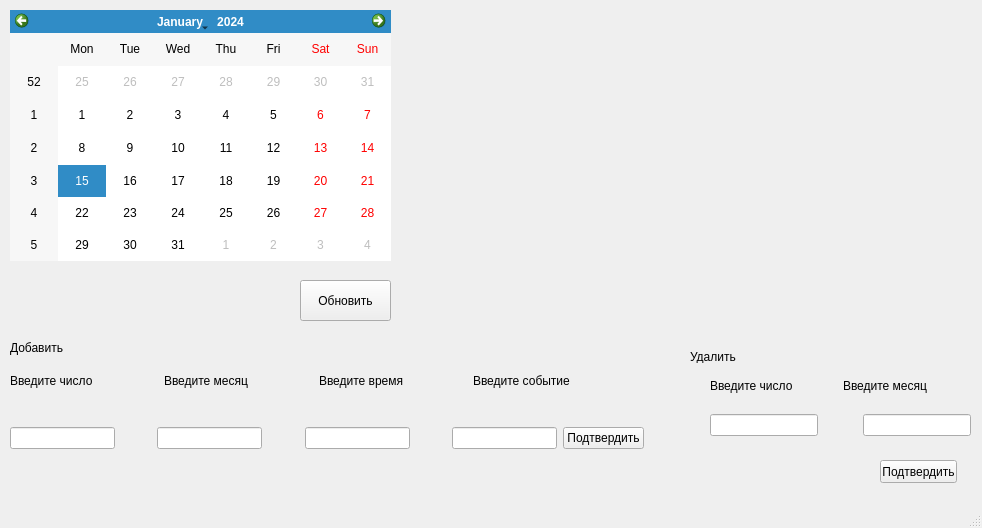
<?xml version="1.0" encoding="UTF-8"?>
<ui version="4.0">
 <class>MainWindow</class>
 <widget class="QMainWindow" name="MainWindow">
  <property name="geometry">
   <rect>
    <x>0</x>
    <y>0</y>
    <width>982</width>
    <height>528</height>
   </rect>
  </property>
  <property name="windowTitle">
   <string>MainWindow</string>
  </property>
  <widget class="QWidget" name="centralwidget">
   <widget class="QWidget" name="horizontalLayoutWidget">
    <property name="geometry">
     <rect>
      <x>10</x>
      <y>402</y>
      <width>671</width>
      <height>73</height>
     </rect>
    </property>
    <layout class="QHBoxLayout" name="horizontalLayout">
     <item>
      <widget class="QLineEdit" name="dateInput"/>
     </item>
     <item>
      <spacer name="horizontalSpacer_2">
       <property name="orientation">
        <enum>Qt::Horizontal</enum>
       </property>
       <property name="sizeHint" stdset="0">
        <size>
         <width>40</width>
         <height>20</height>
        </size>
       </property>
      </spacer>
     </item>
     <item>
      <widget class="QLineEdit" name="monthInput"/>
     </item>
     <item>
      <spacer name="horizontalSpacer">
       <property name="orientation">
        <enum>Qt::Horizontal</enum>
       </property>
       <property name="sizeHint" stdset="0">
        <size>
         <width>40</width>
         <height>20</height>
        </size>
       </property>
      </spacer>
     </item>
     <item>
      <widget class="QLineEdit" name="timeInput"/>
     </item>
     <item>
      <spacer name="horizontalSpacer_4">
       <property name="orientation">
        <enum>Qt::Horizontal</enum>
       </property>
       <property name="sizeHint" stdset="0">
        <size>
         <width>40</width>
         <height>20</height>
        </size>
       </property>
      </spacer>
     </item>
     <item>
      <widget class="QLineEdit" name="eventInput"/>
     </item>
     <item>
      <widget class="QPushButton" name="confirmButton">
       <property name="text">
        <string>Подтвердить</string>
       </property>
      </widget>
     </item>
     <item>
      <spacer name="horizontalSpacer_3">
       <property name="orientation">
        <enum>Qt::Horizontal</enum>
       </property>
       <property name="sizeHint" stdset="0">
        <size>
         <width>40</width>
         <height>20</height>
        </size>
       </property>
      </spacer>
     </item>
    </layout>
   </widget>
   <widget class="QCalendarWidget" name="calendarWidget">
    <property name="geometry">
     <rect>
      <x>10</x>
      <y>10</y>
      <width>381</width>
      <height>251</height>
     </rect>
    </property>
   </widget>
   <widget class="QWidget" name="horizontalLayoutWidget_2">
    <property name="geometry">
     <rect>
      <x>10</x>
      <y>360</y>
      <width>611</width>
      <height>41</height>
     </rect>
    </property>
    <layout class="QHBoxLayout" name="horizontalLayout_2">
     <item>
      <widget class="QLabel" name="dateLabel">
       <property name="text">
        <string>Введите число</string>
       </property>
      </widget>
     </item>
     <item>
      <widget class="QLabel" name="monthLabel">
       <property name="text">
        <string>Введите месяц</string>
       </property>
      </widget>
     </item>
     <item>
      <widget class="QLabel" name="dayLabel">
       <property name="text">
        <string>Введите время</string>
       </property>
      </widget>
     </item>
     <item>
      <widget class="QLabel" name="eventLabel">
       <property name="text">
        <string>Введите событие</string>
       </property>
      </widget>
     </item>
    </layout>
   </widget>
   <widget class="QPushButton" name="updateButton">
    <property name="geometry">
     <rect>
      <x>300</x>
      <y>280</y>
      <width>91</width>
      <height>41</height>
     </rect>
    </property>
    <property name="text">
     <string>Обновить</string>
    </property>
   </widget>
   <widget class="QWidget" name="verticalLayoutWidget">
    <property name="geometry">
     <rect>
      <x>410</x>
      <y>10</y>
      <width>561</width>
      <height>341</height>
     </rect>
    </property>
    <layout class="QVBoxLayout" name="verticalLayout"/>
   </widget>
   <widget class="QLabel" name="label">
    <property name="geometry">
     <rect>
      <x>10</x>
      <y>340</y>
      <width>61</width>
      <height>16</height>
     </rect>
    </property>
    <property name="text">
     <string>Добавить</string>
    </property>
   </widget>
   <widget class="QLabel" name="label_2">
    <property name="geometry">
     <rect>
      <x>690</x>
      <y>350</y>
      <width>47</width>
      <height>13</height>
     </rect>
    </property>
    <property name="text">
     <string>Удалить</string>
    </property>
   </widget>
   <widget class="QWidget" name="horizontalLayoutWidget_3">
    <property name="geometry">
     <rect>
      <x>710</x>
      <y>400</y>
      <width>261</width>
      <height>51</height>
     </rect>
    </property>
    <layout class="QHBoxLayout" name="horizontalLayout_3">
     <item>
      <widget class="QLineEdit" name="ddateInput"/>
     </item>
     <item>
      <spacer name="horizontalSpacer_5">
       <property name="orientation">
        <enum>Qt::Horizontal</enum>
       </property>
       <property name="sizeHint" stdset="0">
        <size>
         <width>40</width>
         <height>20</height>
        </size>
       </property>
      </spacer>
     </item>
     <item>
      <widget class="QLineEdit" name="dmonthInput"/>
     </item>
    </layout>
   </widget>
   <widget class="QWidget" name="horizontalLayoutWidget_4">
    <property name="geometry">
     <rect>
      <x>710</x>
      <y>370</y>
      <width>261</width>
      <height>31</height>
     </rect>
    </property>
    <layout class="QHBoxLayout" name="horizontalLayout_4">
     <item>
      <widget class="QLabel" name="label_3">
       <property name="text">
        <string>Введите число</string>
       </property>
      </widget>
     </item>
     <item>
      <spacer name="horizontalSpacer_6">
       <property name="orientation">
        <enum>Qt::Horizontal</enum>
       </property>
       <property name="sizeHint" stdset="0">
        <size>
         <width>40</width>
         <height>20</height>
        </size>
       </property>
      </spacer>
     </item>
     <item>
      <widget class="QLabel" name="label_4">
       <property name="text">
        <string>Введите месяц</string>
       </property>
      </widget>
     </item>
     <item>
      <spacer name="horizontalSpacer_7">
       <property name="orientation">
        <enum>Qt::Horizontal</enum>
       </property>
       <property name="sizeHint" stdset="0">
        <size>
         <width>40</width>
         <height>20</height>
        </size>
       </property>
      </spacer>
     </item>
    </layout>
   </widget>
   <widget class="QPushButton" name="deleteButton">
    <property name="geometry">
     <rect>
      <x>880</x>
      <y>460</y>
      <width>77</width>
      <height>23</height>
     </rect>
    </property>
    <property name="text">
     <string>Подтвердить</string>
    </property>
   </widget>
  </widget>
  <widget class="QMenuBar" name="menubar">
   <property name="geometry">
    <rect>
     <x>0</x>
     <y>0</y>
     <width>982</width>
     <height>21</height>
    </rect>
   </property>
  </widget>
  <widget class="QStatusBar" name="statusbar"/>
 </widget>
 <resources/>
 <connections/>
</ui>
